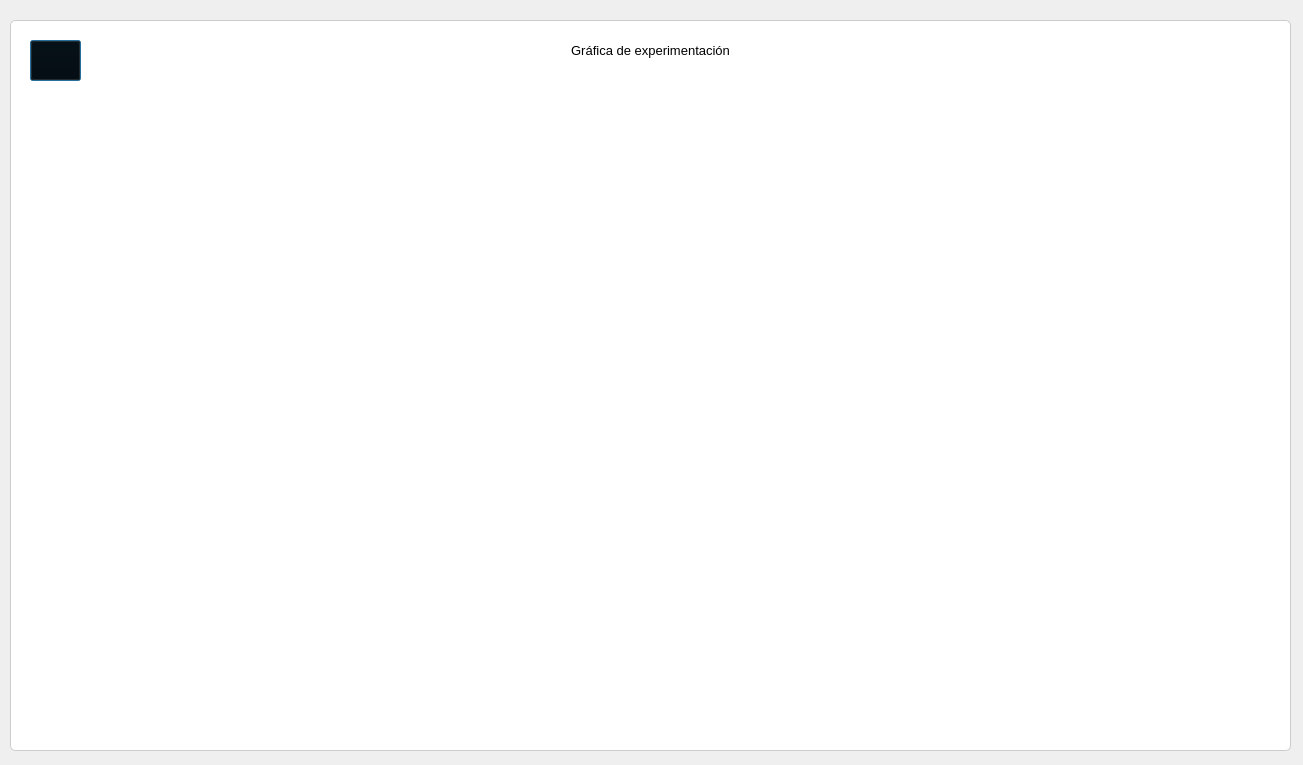
<?xml version="1.0" encoding="UTF-8"?>
<ui version="4.0">
 <class>Dialog</class>
 <widget class="QDialog" name="Dialog">
  <property name="geometry">
   <rect>
    <x>0</x>
    <y>0</y>
    <width>1303</width>
    <height>765</height>
   </rect>
  </property>
  <property name="windowTitle">
   <string>Dialog</string>
  </property>
  <widget class="QFrame" name="frame">
   <property name="geometry">
    <rect>
     <x>10</x>
     <y>20</y>
     <width>1281</width>
     <height>731</height>
    </rect>
   </property>
   <property name="styleSheet">
    <string notr="true">QFrame {
    background-color: white;
    border-style: solid;
    border-width: 1px;
    border-color: #ccc;
    border-radius: 5px;
}
</string>
   </property>
   <property name="frameShape">
    <enum>QFrame::StyledPanel</enum>
   </property>
   <property name="frameShadow">
    <enum>QFrame::Raised</enum>
   </property>
   <widget class="QWidget" name="verticalLayoutWidget">
    <property name="geometry">
     <rect>
      <x>30</x>
      <y>100</y>
      <width>591</width>
      <height>261</height>
     </rect>
    </property>
    <layout class="QVBoxLayout" name="verticalLayout"/>
   </widget>
   <widget class="QLabel" name="label">
    <property name="geometry">
     <rect>
      <x>520</x>
      <y>20</y>
      <width>241</width>
      <height>20</height>
     </rect>
    </property>
    <property name="font">
     <font>
      <pointsize>10</pointsize>
     </font>
    </property>
    <property name="styleSheet">
     <string notr="true">border-color: none</string>
    </property>
    <property name="text">
     <string>Gráfica de experimentación</string>
    </property>
    <property name="alignment">
     <set>Qt::AlignCenter</set>
    </property>
   </widget>
   <widget class="QWidget" name="verticalLayoutWidget_2">
    <property name="geometry">
     <rect>
      <x>660</x>
      <y>100</y>
      <width>591</width>
      <height>261</height>
     </rect>
    </property>
    <layout class="QVBoxLayout" name="verticalLayout_2"/>
   </widget>
   <widget class="QWidget" name="verticalLayoutWidget_3">
    <property name="geometry">
     <rect>
      <x>30</x>
      <y>410</y>
      <width>591</width>
      <height>261</height>
     </rect>
    </property>
    <layout class="QVBoxLayout" name="verticalLayout_3"/>
   </widget>
   <widget class="QWidget" name="verticalLayoutWidget_4">
    <property name="geometry">
     <rect>
      <x>660</x>
      <y>410</y>
      <width>591</width>
      <height>261</height>
     </rect>
    </property>
    <layout class="QVBoxLayout" name="verticalLayout_4"/>
   </widget>
   <widget class="QPushButton" name="pushButton">
    <property name="geometry">
     <rect>
      <x>20</x>
      <y>20</y>
      <width>51</width>
      <height>41</height>
     </rect>
    </property>
    <property name="toolTip">
     <string>&lt;html&gt;&lt;head/&gt;&lt;body&gt;&lt;p&gt;Exportar Datos&lt;/p&gt;&lt;p&gt;&lt;br/&gt;&lt;/p&gt;&lt;/body&gt;&lt;/html&gt;</string>
    </property>
    <property name="styleSheet">
     <string notr="true">border-color:transparent;
background-color:transparent;</string>
    </property>
    <property name="text">
     <string/>
    </property>
    <property name="icon">
     <iconset>
      <normaloff>../../resources/images/iconos/salvar.png</normaloff>../../resources/images/iconos/salvar.png</iconset>
    </property>
    <property name="iconSize">
     <size>
      <width>35</width>
      <height>35</height>
     </size>
    </property>
   </widget>
   <widget class="QLabel" name="lbl_nomexp">
    <property name="geometry">
     <rect>
      <x>534</x>
      <y>60</y>
      <width>211</width>
      <height>20</height>
     </rect>
    </property>
    <property name="styleSheet">
     <string notr="true">border-color: none</string>
    </property>
    <property name="text">
     <string/>
    </property>
    <property name="alignment">
     <set>Qt::AlignCenter</set>
    </property>
   </widget>
  </widget>
 </widget>
 <resources/>
 <connections/>
</ui>
